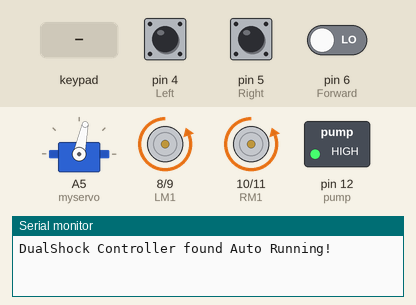
A sketch run on a simulated Arduino Uno, built with avr-gcc and run on an emulated ATmega328P. On the bench: servo, motor-driver pin pairs drawn as motors (green arrow = first pin HIGH = forward, orange = second pin HIGH = backward, longer = more drive), switched loads named in the sketch (green lamp = pin HIGH), the last lines printed to the serial monitor. Inputs (shaded band) come from the test bench; at power-on: pin 6 (Forward) LOW, pin 4 (Left) LOW, pin 5 (Right) LOW.

Above: at 1.5 s.
1.6 s: pin 6 (Forward) driven HIGH
At 3.1 s:
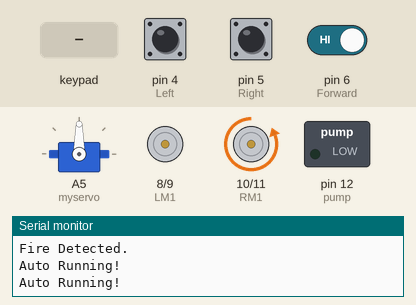
3.9 s: key 'O' pressed
At 4.6 s:
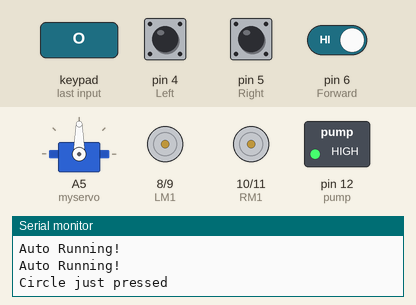
7.4 s: pin 4 (Left) pulled HIGH for 1.25 s
At 8.4 s:
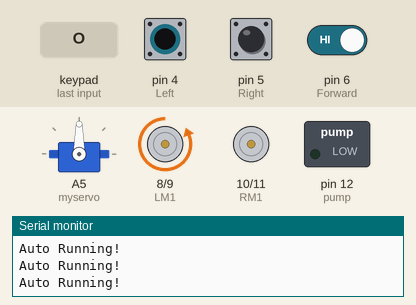
10.2 s: pin 6 (Forward) driven LOW
At 11.3 s:
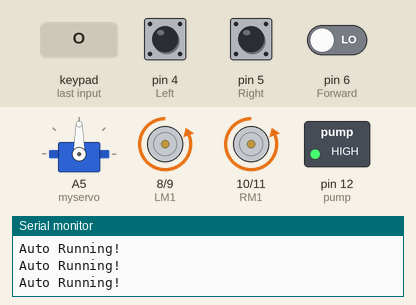
Timing chart, 0 to 14.8 s (numbered marks = the images above; inputs shaded):
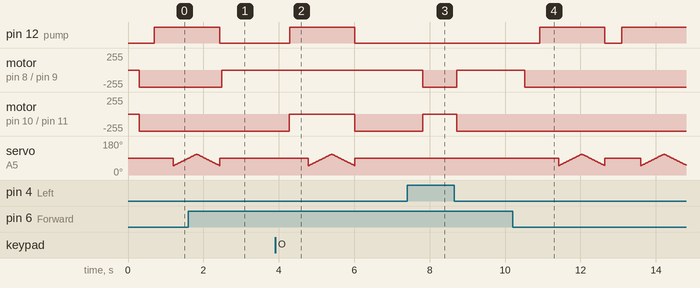

Measured:
- after the input at 1.6 s, pin 12 (pump): goes on until 2.4 s, then stays LOW; motor on pin 8 (LM1) / pin 9 (LM2): backward 255/255 → stopped after 0.88 s
- after the input at 3.9 s, pin 12 (pump): LOW → HIGH after 0.38 s, → LOW 1.7 s later; motor on pin 10 (RM1) / pin 11 (RM2): backward 255/255 → stopped after 0.38 s, → backward 255/255 1.7 s later
- after the input at 7.4 s, motor on pin 8 (LM1) / pin 9 (LM2): stopped → backward 255/255 after 0.42 s, → stopped 0.90 s later; motor on pin 10 (RM1) / pin 11 (RM2): backward 255/255 → stopped after 0.42 s, → backward 255/255 0.90 s later

The sketch:

fire-fighting-robot.ino
```cpp
#include "C:\Users\Van Truong\OneDrive\Documents\Arduino\PS2X_lib\examples\PS2X_Example\PS2X_lib.h"  //for v1.6

/******************************************************************
 * set pins connected to PS2 controller:
 *   - 1e column: original
 *   - 2e colmun: Stef?
 * replace pin numbers by the ones you use
 ******************************************************************/
#define PS2_DAT        13  //14
#define PS2_CMD        7  //15
#define PS2_SEL        2  //16
#define PS2_CLK        3  //17

#include <Servo.h>

Servo myservo;

int pos = 0;
boolean fire = false;
boolean is_active = false;
uint32_t tMillis = millis() + 1000;

 // Definde variables for Controller
#define PS2_DAT 13  //14
#define PS2_CMD 7
#define PS2_SEL 2  //16
#define PS2_CLK 3

// Define sensor for arduino

#define Left 4          // left sensor
#define Right 5         // right sensor
#define Forward 6       //front sensor
#define LM1 8           // left motor
#define LM2 9           // left motor
#define RM1 10          // right motor
#define RM2 11          // right motor
#define pump 12         //water pum

//#define pressures   true
#define pressures   false
//#define rumble      true
#define rumble      false

PS2X ps2x; // create PS2 Controller Class


int error = 0;
byte type = 0;
byte vibrate = 0;

void setup(){

  Serial.begin(9600);

  pinMode(Left, INPUT);
  pinMode(Right, INPUT);
  pinMode(Forward, INPUT);
  pinMode(LM1, OUTPUT);
  pinMode(LM2, OUTPUT);
  pinMode(RM1, OUTPUT);
  pinMode(RM2, OUTPUT);
  pinMode(A5, OUTPUT);
  pinMode(pump, OUTPUT);

  myservo.attach(A5);
  myservo.write(90);

  delay(300);  //added delay to give wireless ps2 module some time to startup, before configuring it

  //setup pins and settings: GamePad(clock, command, attention, data, Pressures?, Rumble?) check for error
  error = ps2x.config_gamepad(PS2_CLK, PS2_CMD, PS2_SEL, PS2_DAT, pressures, rumble);

  type = ps2x.readType();
  switch(type) {
    case 0:
      Serial.print("Unknown Controller type found ");
      break;
    case 1:
      Serial.print("DualShock Controller found ");
      break;
}
}

void put_off_fire() {

    digitalWrite(pump,HIGH);
    delay(500);

    for (pos = 50; pos <= 110; pos += 1) {
    myservo.write(pos);
    delay(10);
    }

    for (pos = 110; pos >= 50; pos -= 1) {
    myservo.write(pos);
    delay(10);
    }

    digitalWrite(pump,LOW);
    myservo.write(90);
    fire=false;
}

void automatic_mode() {
    Serial.println("Auto Running!");
    if (digitalRead(Left) == HIGH && digitalRead(Right) == HIGH && digitalRead(Forward) == HIGH)
    {
    delay(500);
    digitalWrite(LM1, HIGH);
    digitalWrite(LM2, HIGH);
    digitalWrite(RM1, HIGH);
    digitalWrite(RM2, HIGH);
    }
    else if (digitalRead(Forward) == LOW)
    {
    digitalWrite(LM1, LOW);
    digitalWrite(LM2, HIGH);
    digitalWrite(RM1, LOW);
    digitalWrite(RM2, HIGH);
    fire = true;

    }

    else if (digitalRead(Left) == LOW)
    {
    digitalWrite(LM1, LOW);
    digitalWrite(LM2, LOW);
    digitalWrite(RM1, LOW);
    digitalWrite(RM2, HIGH);
    }

    else if (digitalRead(Right) == LOW)
    {
    digitalWrite(LM1, LOW);
    digitalWrite(LM2, HIGH);
    digitalWrite(RM1, LOW);
    digitalWrite(RM2, LOW);
    }

    delay(400);//change this value to change the distance

    while (fire == true)
    {
      put_off_fire();
      Serial.println("Fire Detected.");
    }
}

void loop() {
  myservo.write(90);

  if(error == 1) //skip loop if no controller found
    return;

  if (type == 1) { //DualShock Controller

    digitalWrite(LM1, LOW);
    digitalWrite(LM2, LOW);
    digitalWrite(RM1, LOW);
    digitalWrite(RM2, LOW);
    ps2x.read_gamepad(false, vibrate); //read controller and set large motor to spin at 'vibrate' speed

    if(ps2x.Button(PSB_PAD_UP)) {      //will be TRUE as long as button is pressed
        digitalWrite(LM1, LOW);
        digitalWrite(LM2, HIGH);
        digitalWrite(RM1, LOW);
        digitalWrite(RM2, HIGH);
    }
    if(ps2x.Button(PSB_PAD_RIGHT)){
        digitalWrite(LM1, LOW);
        digitalWrite(LM2, HIGH);
        digitalWrite(RM1, LOW);
        digitalWrite(RM2, LOW);
    }
    if(ps2x.Button(PSB_PAD_LEFT)){
        digitalWrite(LM1, LOW);
        digitalWrite(LM2, LOW);
        digitalWrite(RM1, LOW);
        digitalWrite(RM2, HIGH);
    }
    if(ps2x.Button(PSB_PAD_DOWN)){
        digitalWrite(LM1, HIGH);
        digitalWrite(LM2, LOW);
        digitalWrite(RM1, HIGH);
        digitalWrite(RM2, LOW);
    }

    if (ps2x.ButtonPressed(PSB_CIRCLE)) {
      Serial.println("Circle just pressed");
      put_off_fire();
    }

    if (digitalRead(Forward) == LOW || digitalRead(Left) == LOW || digitalRead(Right) == LOW) {
      automatic_mode();
    }

  }

  delay(50);
}
```
